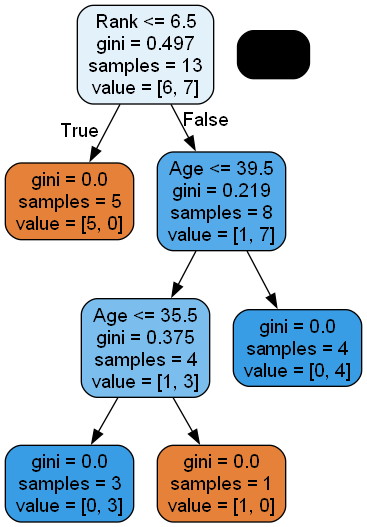
#> input picture 6_semester/modul4_Svm_DecisionTrees/tree.png, 367 x 527 px
$ python tutorial2decisiontree.py
#> lines starting #> are read from the running program, lines starting #| are printed output that depends on the picture
import matplotlib.pyplot as plt  # This will be use to plot the data
from sklearn import datasets   # This will be used to get a sample dataset - just to have some data

from sklearn.datasets import load_iris
from sklearn.tree import DecisionTreeClassifier, export_graphviz
import matplotlib.pyplot as plt
from matplotlib.colors import ListedColormap

iris = load_iris()  # load iris sample dataset
X = iris.data[:,2:] # petal length and width, so 2D information
y = iris.target
# check how many samples we have
print("Number of samples: " +str(len(y)))
#visulize the dataset
plt.figure()
#define colors - red, green, blue
colormap = ListedColormap(['#FF0000', '#00FF00', '#0000FF'])
# pplot labxel
plt.xlabel(iris.feature_names[2])
plt.ylabel(iris.feature_names[3])
# Plot the training points
plt.scatter(X[:, 0], X[:, 1], c=y, cmap=colormap,edgecolor='black', s=20)

#Above you can see a visualiation of the data.
# In this case we are just looking at 2D,
# but it is important to note that decision trees work
# on n-dimensional data without any problems. As you can see from the data,
# we have 3 groups of data, each with a different color.
# So this data will be our training set. We now want to train a decision tree
# on this data, and then this decision tree classifier should of course
# be able to predict the classification of future data points

plt.show()
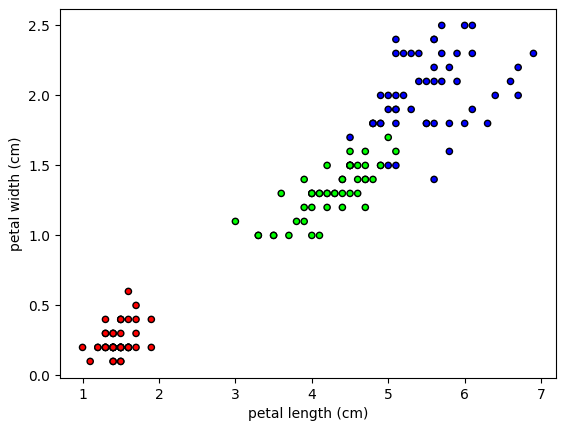
#> figure drawn by matplotlib, 1 panel

from timeit import default_timer as timer
start = timer()
#time the execution time for this tree.

tree_clf = DecisionTreeClassifier(max_depth=2) ## indicate we do not want the tree to be deeper than 2 levels
tree_clf.fit(X,y) # training the classifier
print("seed : "+ str(tree_clf.random_state))

#prediction
print("probability of point = (2,1) = "+str(tree_clf.predict_proba([[2,1]])))
print("probability of point = (4,1) = "+str(tree_clf.predict_proba([[4,1]])))
print("probability of point = (5,2) =  "+str(tree_clf.predict_proba([[5,2]])))

for name,score in zip(iris.feature_names[2:4],tree_clf.feature_importances_):
    print("feature importance: ",name, score)

end = timer()
print(end - start)

# As you can see the new data point (2,1) is with a probablity of
# 100 % classified as group 0 (red), and the point (4,1) is classified
# with 90,7% probability as group 1 (green) and finally the point (5,2) is
# classified with 97.8% probability as group 2 (blue).
# You can verify this looks what we would expect by looking at the graph.

#It would of course also be nice to see the actual tree.
# You can export this to a .dot format, which you can convert
# with dot graphics tool into a pgn. The code to create this is shown below:

import pydotplus
from six import StringIO
import matplotlib.image as mpimg
import io

dot_data = io.StringIO()

export_graphviz(tree_clf,
                out_file=dot_data, # or put a filename here filename like "graph.dot", you then need to convert it into pgn
                feature_names=iris.feature_names[2:],
                class_names=iris.target_names,
                rounded=True,
                filled=True)

filename = "tree.png"
pydotplus.graph_from_dot_data(dot_data.getvalue()).write_png(filename) # write the dot data to a pgn file
#> (this line was passed over: pydotplus is not available in this run)
img=mpimg.imread(filename) # read this pgn file
#> img is the input picture: shape (527, 367, 3) float32; mean R, G, B 0.763, 0.798, 0.824

plt.figure(figsize=(8,8)) # setting the size to 10 x 10 inches of the figure.
imgplot = plt.imshow(img) # plot the image.
plt.show()
